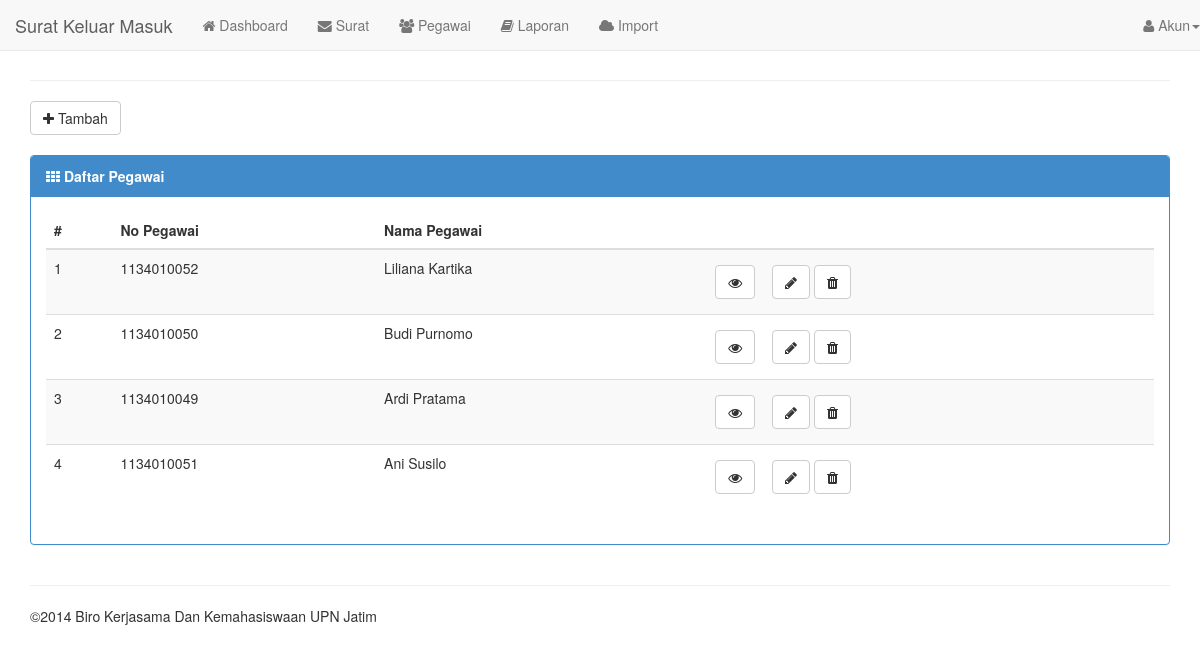
The app's page /?page=pegawai/index (signed in) with its own data.
### tables this page shows
CREATE TABLE `pegawai` (
  `idpegawai` varchar(30) NOT NULL,
  `nama` varchar(45) DEFAULT NULL,
  `alamat` varchar(45) DEFAULT NULL,
  `kota` varchar(255) DEFAULT NULL,
  `tanggal_lahir` varchar(255) DEFAULT NULL,
  `telepon` varchar(255) DEFAULT NULL,
  `ponsel` varchar(45) DEFAULT NULL,
  `foto` varchar(255) NOT NULL DEFAULT 'nophoto.jpg',
  `delete` varchar(1) NOT NULL DEFAULT '0',
  `created_at` timestamp NULL DEFAULT CURRENT_TIMESTAMP ON UPDATE CURRENT_TIMESTAMP,
  PRIMARY KEY (`idpegawai`)
);

### models.php (called while the page is built, shortened)
<?php
function get_pegawai($order_by='created_at'){
    $query=mysql_query("select * from pegawai a, users b, bagian c where b.idusers=a.idpegawai and b.idbagian=c.idbagian order by $order_by DESC");
    return $query;
}
?>

### module/pegawai/index.php (the view, shortened to what this page needs)
<div class="row clearfix">
	<div class="col-md-12">
    <a href="./?page=pegawai/tambah"><button class="btn btn-default"><i class="fa fa-plus"></i> Tambah</button></a>
    <div class="clearfix"></div><br />
        <div class="panel panel-primary">
            <div class="panel-heading"><i class="fa fa-th"></i> <strong>Daftar Pegawai</strong></div>
            <div class="panel-body">
                <table class="table table-hover table-striped">
                    <thead>
                        <tr>
                            <th>#</th>
                            <th>No Pegawai</th>
                            <th>Nama Pegawai</th>
                            <th></th>
                        </tr>
                    </thead>
                    <tbody>
                        <?php $data=get_pegawai('nama');?>
                        <?php $i=1;while($result=mysql_fetch_array($data)){?>
                            <tr>
                            <td><?= $i ?></td>
                            <td><?= $result['idpegawai'] ?></td>
                            <td><?= $result['nama'] ?></td>
                            <td>
                                <a id="<?= $result['idpegawai'] ?>" href="#<?= $result['idpegawai'] ?>" role="button" class="btn" data-toggle="modal"><button class="btn btn-default"><i class="fa fa-eye"></i></button></a>
                                <a href="./?page=pegawai/edit&id=<?= $result['idpegawai'] ?>"><button class="btn btn-default"><i class="fa fa-pencil"></i></button></a>
                                <a href="./?page=pegawai/edit&id=#"><button class="btn btn-default"><i class="fa fa-trash"></i></button></a>
                            </td>
                            </tr>
                        <?php $i++; } ?>
                    </tbody>
                </table>
            </div>
        </div>
	</div>
</div>

### records on screen
pegawai: idpegawai "1134010052", nama "Liliana Kartika"
pegawai: idpegawai "1134010050", nama "Budi Purnomo"
pegawai: idpegawai "1134010049", nama "Ardi Pratama"
pegawai: idpegawai "1134010051", nama "Ani Susilo"

### other values on screen
nama_aplikasi "Surat Keluar Masuk"
